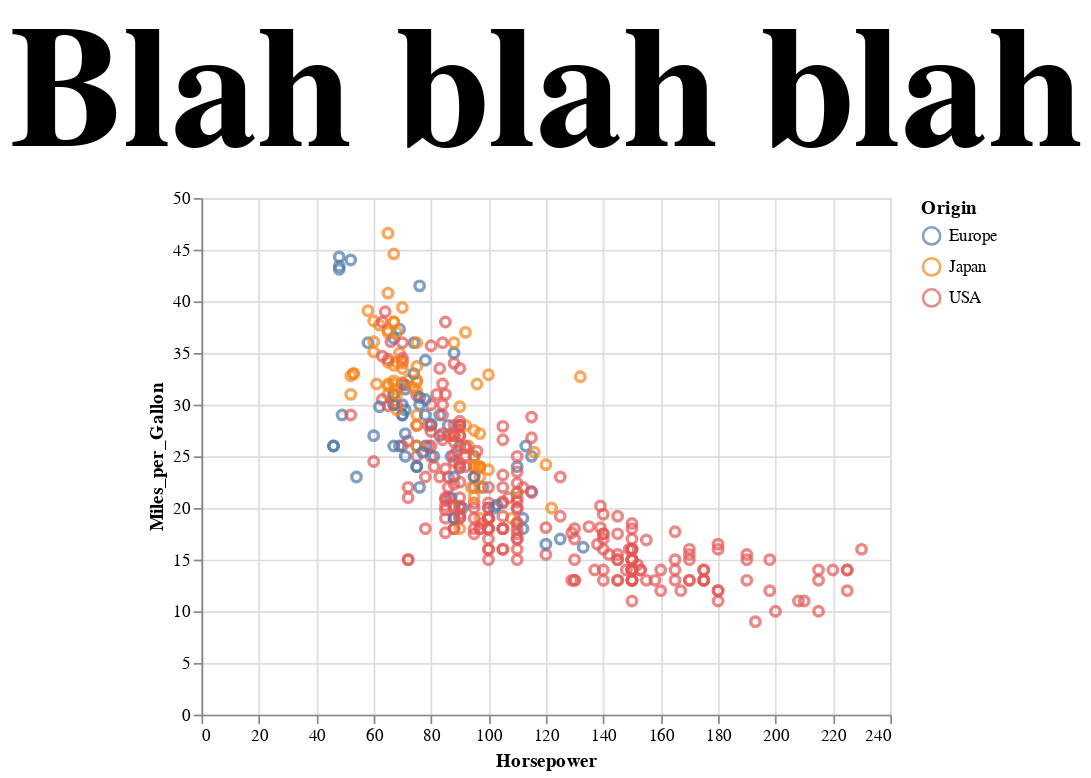

This figure's notebook cell:
### Code cell
from vega_datasets import data
cars = data.cars()

alt.Chart(cars).mark_point().encode(
    x='Horsepower',
    y='Miles_per_Gallon',
    color='Origin',
).properties(title="Blah blah blah")

### Figure 1 — Vega-Lite specification as saved in the notebook (floating-point values rounded to 4 significant figures; data arrays with more than 128 entries replaced by an {"elided": "..."} marker saying what was removed)
{"config": {"view": {"continuousWidth": 400, "continuousHeight": 300}, "title": {"fontSize": 100}}, "data": {"name": "data-f02450ab61490a1363517a0190416235"}, "mark": "point", "encoding": {"color": {"type": "nominal", "field": "Origin"}, "x": {"type": "quantitative", "field": "Horsepower"}, "y": {"type": "quantitative", "field": "Miles_per_Gallon"}}, "title": "Blah blah blah", "$schema": "https://vega.github.io/schema/vega-lite/v4.8.1.json", "datasets": {"data-f02450ab61490a1363517a0190416235": {"elided": "406 records"}}}
